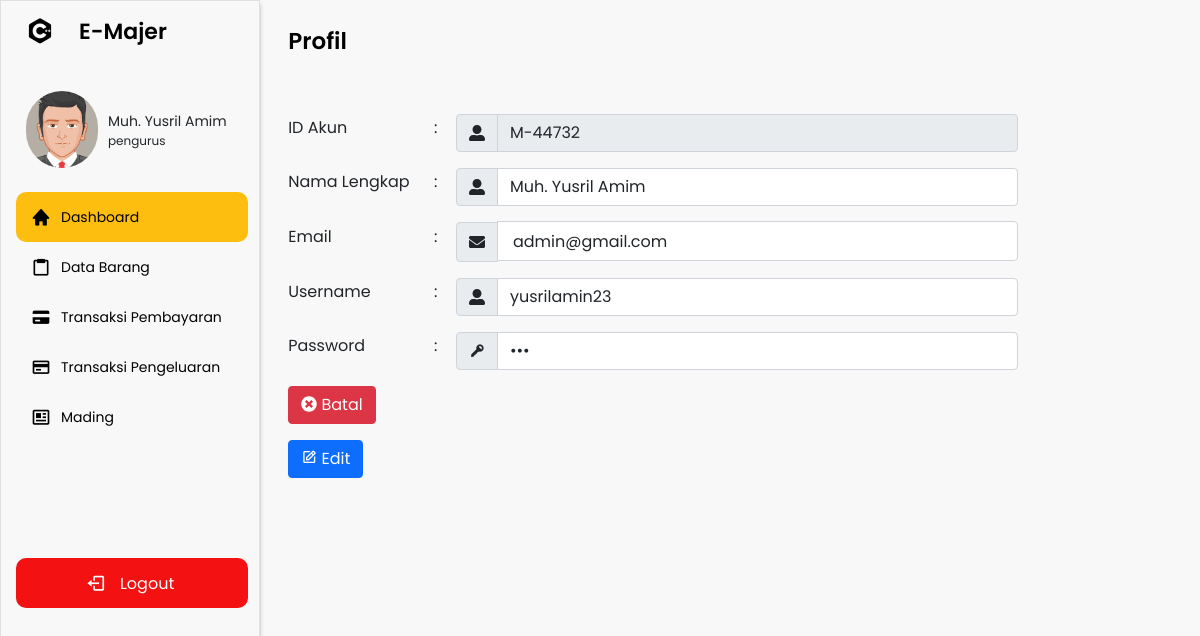
The app's page /navbar.php?p=profil (signed in) with its own data.
### tables this page shows
CREATE TABLE `akun` (
  `id_akun` varchar(15) NOT NULL,
  `nama` varchar(50) NOT NULL,
  `email` varchar(50) NOT NULL,
  `username` varchar(50) NOT NULL,
  `password` varchar(50) NOT NULL,
  `id_kelas` varchar(15) NOT NULL,
  `id_level` int(11) NOT NULL
);

CREATE TABLE `level` (
  `id_level` int(11) NOT NULL,
  `nama_level` varchar(50) NOT NULL
);

### navbar.php (the view, shortened to what this page needs)
<?php
include 'koneksi.php';
$id = $_SESSION['id_akun'];
$level = $_SESSION['id_level'];
$query = "SELECT * FROM akun INNER JOIN kelas ON akun.id_kelas = kelas.id_kelas INNER JOIN level ON akun.id_level = level.id_level INNER JOIN saldo ON kelas.id_kelas = saldo.id_kelas WHERE akun.id_akun = '$id'";
$result = mysqli_query($koneksi, $query);
if (mysqli_num_rows($result) > 0) {
    while ($row = mysqli_fetch_array($result)) {
        $nama = $row['nama'];
?>
        <!DOCTYPE html>
        <html lang="en">
        <head>
            <link rel="stylesheet" href="assets/css/kalender.css">
            <link rel="stylesheet" href="assets/css/style.css">
            <link href="https://cdn.jsdelivr.net/npm/bootstrap@5.0.2/dist/css/bootstrap.min.css" rel="stylesheet">
            <link href='https://unpkg.com/boxicons@2.0.7/css/boxicons.min.css' rel='stylesheet'>
            <link rel="stylesheet" href="https://cdnjs.cloudflare.com/ajax/libs/font-awesome/5.13.0/css/all.min.css">
        </head>
        <body>
            <div class="sidebar">
                <div class="logo-details">
                    <i class='bx bxl-c-plus-plus'></i>
                    <span class="logo_name">E-Majer</span>
                </div>
                <div class="profil-box">
                    <img src="assets/gambar/avatar53.png" alt="">
                    <div class="profil-name">
                        <p class="nama"><?= $nama ?></p>
                        <p class="level"><?= $row['nama_level'] ?></p>
                    </div>
                </div>
                <ul class="nav-links">
                    <li>
                        <div class="li">
                            <a href="navbar.php?p=home">
                                <i class='bx bxs-home'></i>
                                <span class="link_name">Dashboard</span>
                            </a>
                        </div>
                    </li>
                    <li>
                        <div class="li">
                            <a href="navbar.php?p=barang">
                                <i class='bx bx-clipboard'></i>
                                <span class="link_name">Data Barang</span>
                            </a>
                        </div>
                    </li>
                    <li>
                        <div class="li">
                            <?php if ($level == 1) { ?>
                                <a href="navbar.php?p=buku-transaksi">
                                    <i class='bx bxs-credit-card'></i>
                                    <span class="link_name">Transaksi Pembayaran</span>
                                </a>
                            <?php } ?>
                        </div>
                    </li>
                    <li>
                        <div class="li">
                            <?php if ($level == 1) { ?>
                                <a href="navbar.php?p=pengeluaran">
                                    <i class='bx bx-credit-card'></i>
                                    <span class="link_name">Transaksi Pengeluaran</span>
                                </a>
                            <?php } ?>
                        </div>
                    </li>
                    <li>
                        <div class="li">
                            <a href="navbar.php?p=mading">
                                <i class='bx bx-news'></i>
                                <span class="link_name">Mading</span>
                            </a>
                        </div>
                    </li>
                    <li>
                        <div class="logout1">
                            <div class="logout">
                                <i class='bx bx-log-out'></i>
                                <span class="link_name">Logout</span>
                            </div>
                        </div>
                    </li>
                </ul>
            </div>
            <?php
            $pages_dir = 'pages';
            if (!empty($_GET['p'])) {
                $pages = scandir($pages_dir, 0);
                unset($pages[0], $pages[1]);
                $p = $_GET['p'];
                if (in_array($p . '.php', $pages)) {
                    include($pages_dir . '/' . $p . '.php');
                } else {
                    echo 'Halaman Tidak Ditemukan';
                }
            } else {
                include($pages_dir . '/home.php');
            }
            ?>
        </body>
        </html>
<?php }
} ?>

### pages/profil.php (shortened to what this page needs)
<?php
$query = mysqli_query($koneksi, "SELECT * FROM akun WHERE id_akun ='$id'");
$data = mysqli_fetch_array($query);
?>
<section class="home-section">
    <div class="home-content">
        <span class="text">Profil</span>
    </div>
    <div style="display:flex;">
        <div class="content" style="display: block;">
            <table width="80%">
                <form action="proses/profil-edit-proses.php" method="POST" class="row g-3 needs-validation" enctype="multipart/form-data" onsubmit="return tambah();">
                    <tr>
                        <td style="padding-top: 2%; width:20%;"><label for="validationServer01" class="form-label ">ID Akun</label></td>
                        <td style="padding-top: 1%; width:3%;">:</td>
                        <td>
                            <div class="input-group mt-3">
                                <span class="input-group-text" id="inputGroupPrepend"><i class="fas fa-user-alt"></i></span>
                                <input type="text" class="form-control" id="id_akun" n aria-describedby="inputGroupPrepend" placeholder="ID Akun" name="id_akun" value="<?= $id ?>" readonly>
                            </div>
                        </td>
                    </tr>
                    <tr>
                        <td style="padding-top: 2%;"><label for="validationServer01" class="form-label ">Nama Lengkap</label></td>
                        <td style="padding-top: 1%;">:</td>
                        <td>
                            <div class="input-group mt-3">
                                <span class="input-group-text" id="inputGroupPrepend"><i class="fas fa-user-alt"></i></span>
                                <input type="text" class="form-control" id="nama_lengkap" n aria-describedby="inputGroupPrepend" placeholder="Nama Lengkap" name="nama_lengkap" value="<?= $data['nama'] ?>">
                            </div>
                        </td>
                    </tr>
                    <tr>
                        <td style="padding-top: 2%;"><label for="validationServer01" class="form-label ">Email</label></td>
                        <td style="padding-top: 1%;">:</td>
                        <td>
                            <div class="input-group mt-3">
                                <span class="input-group-text" id="inputGroupPrepend" style="height: 2.5rem;"><i class="fas fa-envelope"></i></span>
                                <input type="email" class="form-control" id="email" n aria-describedby="inputGroupPrepend" placeholder="Email" name="email" value="<?= $data['email'] ?>" style="height: 2.5rem; margin-top: -0.2px;">
                            </div>
                        </td>
                    </tr>
                    <tr>
                        <td style="padding-top: 2%;"><label for="validationServer01" class="form-label ">Username</label></td>
                        <td style="padding-top: 1%;">:</td>
                        <td>
                            <div class="input-group mt-3">
                                <span class="input-group-text" id="inputGroupPrepend"><i class="fas fa-user-alt"></i></span>
                                <input type="text" class="form-control" id="username" n aria-describedby="inputGroupPrepend" placeholder="Username" name="username" value="<?= $data['username'] ?>">
                            </div>
                        </td>
                    </tr>
                    <tr>
                        <td style="padding-top: 2%;"><label for="validationServer01" class="form-label ">Password</label></td>
                        <td style="padding-top: 1%;">:</td>
                        <td>
                            <div class="input-group mt-3">
                                <span class="input-group-text" id="inputGroupPrepend"><i class='bx bxs-key'></i></span>
                                <input type="password" class="form-control" id="password" n aria-describedby="inputGroupPrepend" placeholder="Password" name="password" value="<?= $data['password'] ?>">
                            </div>
                        </td>
                    </tr>
                    <tr>
                        <td>
                            <a href="navbar.php?p=home" class="btn btn-danger mt-3"><i class="fas fa-times-circle"></i> Batal</a>
                            <button type="submit" class="btn btn-primary mt-3" name="btn-edit"><i class='bx bx-edit'></i> Edit</button>
                        </td>
                    </tr>
                </form>
            </table>
        </div>
    </div>
</section>

### assets/css/kalender.css (style rules this page uses)
form { margin:0px; padding:0px; font-family:Ebrima, Arial, Helvetica, sans-serif; ; color:#666; empty-cells:hide; }

### assets/css/style.css (style rules this page uses)
* { margin:0px; padding: 0px; font-family: 'Poppins', sans-serif; }
#register input[type=text], input[type=email] { margin-top: 1%; padding: 15px; }
#daftar2 input[type=text], input[type=email] { margin-top: 1%; padding: 15px; }
.sidebar { position: fixed; top: 0; left: 0; height: 100%; width: 260px; position: fixed; background: #F8F8F8; border: 1px solid rgba(170, 170, 170, 0.3); box-shadow: 0px 4px 4px rgba(0, 0, 0, 0.25); z-index: 100; transition: all 0.5s ease; }
.sidebar .logo-details { height: 60px; width: 100%; display: flex; align-items: center; }
.sidebar .logo-details i { font-size: 30px; color: #000000; height: 50px; min-width: 78px; text-align: center; line-height: 50px; }
.sidebar .profil-box { display: flex; padding-top: 30px; }
.sidebar .profil-box img { width: 4.5rem; height: 4.8rem; margin-right: 10px; margin-left: 25px; border-radius: 80px; }
.sidebar .profil-box .profil-name { padding-top: 20px; }
.sidebar .profil-box .profil-name .nama { font-size: 14px; font-family: 'Poppins', sans-serif; }
.sidebar .profil-box .profil-name .level { font-size: 12px; position: relative; font-family: 'Poppins', sans-serif; top: -1rem; }
.sidebar .logo-details .logo_name { font-size: 22px; color: #000000; font-weight: 600; transition: 0.3s ease; transition-delay: 0.1s; }
.sidebar .nav-links { height: 100%; padding: 10px 0 150px 0; overflow: auto; }
.sidebar .nav-links li { position: relative; list-style: none; transition: all 0.4s ease; }
.sidebar .nav-links .active { background: #FEBE10; width: 90%; margin-left: 15px; border-radius: 10px 10px 10px 10px; }
.sidebar .nav-links .logout1 { background: #F31111; color: #FFFFFF; width: 90%; margin-left: 15px; margin-top: 45%; border-radius: 10px 10px 10px 10px; }
.sidebar .nav-links .logout1 span { position: relative; top: -3px; }
.sidebar .nav-links .logout1 i { margin-left: 30%; color: #FFFFFF; }
.sidebar .nav-links .active a { position: relative; left: -15px; }
.sidebar .nav-links li i { height: 50px; margin-left: 30px; margin-right: 10px; text-align: center; line-height: 50px; color: #000000; font-size: 20px; cursor: pointer; transition: all 0.3s ease; }
.sidebar .nav-links li a { display: flex; align-items: center; text-decoration: none; }
.sidebar .nav-links li a .link_name { font-size: 14px; font-weight: 400; color: #000000; transition: all 0.4s ease; }
.home-section { position: relative; background: #f8f8f8; height: 100%; left: 260px; padding-bottom: 3px; width: calc(100% - 260px); transition: all 0.5s ease; }
.home-section .home-content { height: 60px; display: flex; align-items: center; }
.home-section .home-content .text { font-size: 23px; color: #000000; padding-top: 23px; font-weight: 600; padding-left: 3%; width: 87%; font-family: 'Poppins'; }
.home-section .content { width: 100%; height: 88vh; padding-left: 3%; padding-top: 4%; }

### records on screen
akun: nama "Muh. Yusril Amim", id_level.nama_level "pengurus", nama_lengkap "Muh. Yusril Amim", email "admin@gmail.com", username "yusrilamin23"
